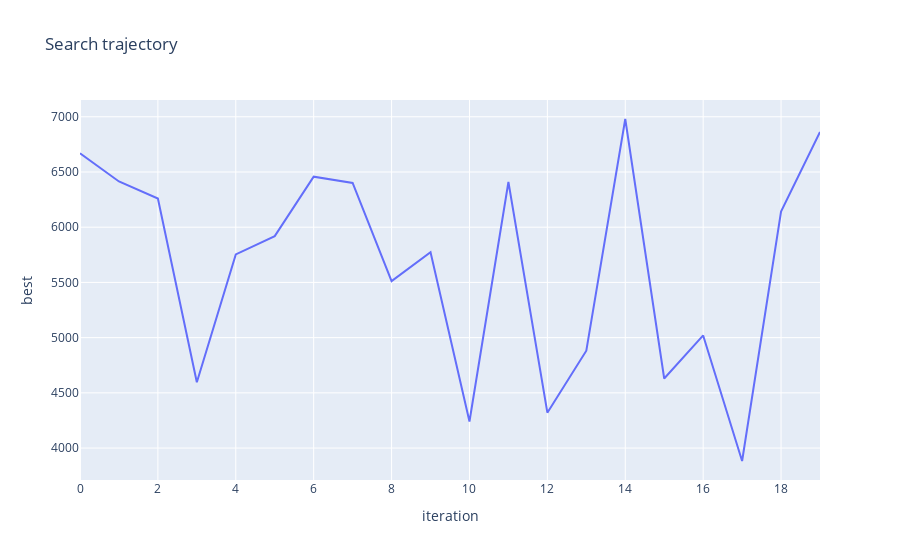

Notebook code for this chart:
### Code cell
import pandas as pd
import plotly.express as px


def plot_trace(trace):
  df = pd.DataFrame(trace, columns=['iteration', 'best'])
  fig = px.line(df, x='iteration', y='best', title='Search trajectory')

  return fig

plot_trace(trace)

### Figure 1 — Plotly figure (JSON) as saved in the notebook; plotly's stock layout.template omitted (floating-point values rounded to 4 significant figures)
{"data": [{"hovertemplate": "iteration=%{x}<br>best=%{y}<extra></extra>", "legendgroup": "", "line": {"color": "#636efa", "dash": "solid"}, "marker": {"symbol": "circle"}, "mode": "lines", "name": "", "orientation": "v", "showlegend": false, "type": "scatter", "x": [0, 1, 2, 3, 4, 5, 6, 7, 8, 9, 10, 11, 12, 13, 14, 15, 16, 17, 18, 19], "xaxis": "x", "y": [6670.0, 6414.0, 6259.0, 4596.0, 5753.0, 5919.0, 6457.0, 6400.0, 5511.0, 5774.0, 4240.0, 6409.0, 4321.0, 4881.0, 6980.0, 4630.0, 5020.0, 3883.0, 6142.0, 6863.0], "yaxis": "y"}], "layout": {"legend": {"tracegroupgap": 0}, "title": {"text": "Search trajectory"}, "xaxis": {"anchor": "y", "domain": [0, 1], "title": {"text": "iteration"}}, "yaxis": {"anchor": "x", "domain": [0, 1], "title": {"text": "best"}}}}
